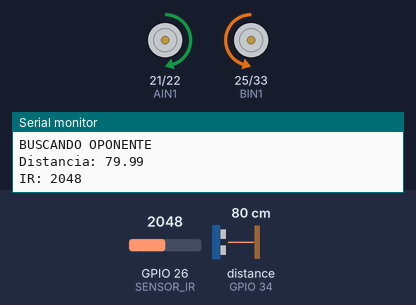
The sketch below on a simulated ESP32. Parts: motor-driver pin pairs drawn as motors (green arrow = first pin HIGH = forward, orange = second pin HIGH = backward, longer = more drive, scaled by the enable pin), the last lines printed to the serial monitor. Wiring (inferred from the names in the program): ultrasonic range finder: trigger GPIO 18; echo GPIO 34. The test bench sets the inputs (shaded band); at power-on: GPIO 26 (SENSOR_IR) = 2048, distance to the obstacle (sensor on GPIO 34) 80 cm (analog values on the 0–4095 scale). The echo pulse lasts 58.3 µs per cm.

Above: at 4.2 s.
4.3 s: GPIO 26 (SENSOR_IR) set to 1799
5.8 s: GPIO 26 (SENSOR_IR) set to 1702
At 6.4 s:
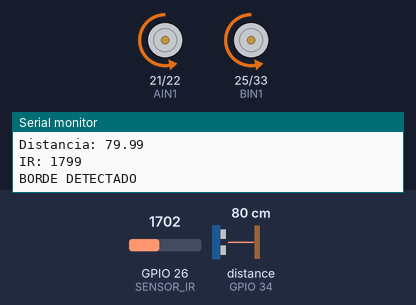
At 7.22 s:
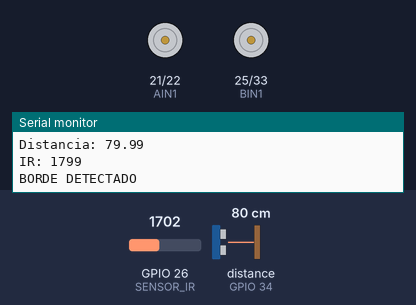
Timing chart, 0 to 14.8 s (numbered marks = the images above; inputs shaded):
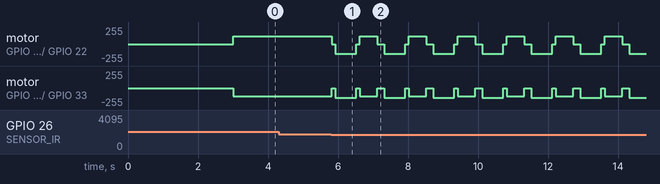

The sketch:

mini_sumo_esp32_v1.ino
```cpp
/*
  TINKERFY - AUTONOMOUS MINI SUMO
  Firmware v1.0 - Autonomous Navigation
  ESP32 + TB6612FNG + HC-SR04 + TCRT5000

  Tested behavior reported by user:
  - Search for opponents by turning right
  - Attack when an opponent is within 30 cm
  - Reverse and turn when the white boundary is detected

  TB6612 STBY is connected directly to logic supply.
  The HC-SR04 ECHO must be reduced to 3.3 V before reaching ESP32.
*/

// MOTOR A
int AIN1 = 21;
int AIN2 = 22;
int PWMA = 23;

// MOTOR B
int BIN1 = 25;
int BIN2 = 33;
int PWMB = 32;

// SENSOR ULTRASONICO
int TRIG = 18;
int ECHO = 34;

// SENSOR INFRARROJO
int SENSOR_IR = 26;

// CONFIGURACION
int umbralIR = 1750;
int distanciaAtaque = 30;

int velocidadAtaque = 180;
int velocidadGiro = 120;
int velocidadRetroceso = 150;

// VARIABLES
int valorIR = 0;
float distancia = 0;
long duracion = 0;

// MOVIMIENTOS

void detener() {
  ledcWrite(PWMA, 0);
  ledcWrite(PWMB, 0);

  digitalWrite(AIN1, LOW);
  digitalWrite(AIN2, LOW);
  digitalWrite(BIN1, LOW);
  digitalWrite(BIN2, LOW);
}

void avanzar() {
  digitalWrite(AIN1, HIGH);
  digitalWrite(AIN2, LOW);

  digitalWrite(BIN1, HIGH);
  digitalWrite(BIN2, LOW);

  ledcWrite(PWMA, velocidadAtaque);
  ledcWrite(PWMB, velocidadAtaque);
}

void retroceder() {
  digitalWrite(AIN1, LOW);
  digitalWrite(AIN2, HIGH);

  digitalWrite(BIN1, LOW);
  digitalWrite(BIN2, HIGH);

  ledcWrite(PWMA, velocidadRetroceso);
  ledcWrite(PWMB, velocidadRetroceso);
}

void girarDerecha() {
  digitalWrite(AIN1, HIGH);
  digitalWrite(AIN2, LOW);

  digitalWrite(BIN1, LOW);
  digitalWrite(BIN2, HIGH);

  ledcWrite(PWMA, velocidadGiro);
  ledcWrite(PWMB, velocidadGiro);
}

void setup() {
  Serial.begin(115200);

  // MOTORES
  pinMode(AIN1, OUTPUT);
  pinMode(AIN2, OUTPUT);
  pinMode(BIN1, OUTPUT);
  pinMode(BIN2, OUTPUT);

  ledcAttach(PWMA, 1000, 8);
  ledcAttach(PWMB, 1000, 8);

  // ULTRASONICO
  pinMode(TRIG, OUTPUT);
  pinMode(ECHO, INPUT);
  digitalWrite(TRIG, LOW);

  // INFRARROJO
  analogReadResolution(12);

  detener();

  Serial.println("TINKERFY - MINI SUMO");
  Serial.println("INICIANDO...");

  delay(3000);
}

void loop() {
  // 1. VERIFICAR BORDE BLANCO
  valorIR = analogRead(SENSOR_IR);

  if (valorIR < umbralIR) {
    Serial.println("BORDE DETECTADO");

    detener();
    delay(100);

    retroceder();
    delay(600);

    detener();
    delay(100);

    girarDerecha();
    delay(500);

    detener();
    delay(100);

    return;
  }

  // 2. MEDIR DISTANCIA
  digitalWrite(TRIG, LOW);
  delayMicroseconds(2);

  digitalWrite(TRIG, HIGH);
  delayMicroseconds(10);
  digitalWrite(TRIG, LOW);

  duracion = pulseIn(ECHO, HIGH, 30000);

  if (duracion == 0) {
    distancia = -1;
  } else {
    distancia = duracion * 0.0343 / 2;
  }

  // 3. BUSCAR O ATACAR
  if (distancia >= 2 && distancia <= distanciaAtaque) {
    Serial.println("OPONENTE DETECTADO");
    avanzar();
  } else {
    Serial.println("BUSCANDO OPONENTE");
    girarDerecha();
  }

  Serial.print("Distancia: ");
  Serial.println(distancia);

  Serial.print("IR: ");
  Serial.println(valorIR);

  delay(60);
}
```

Measured:
- the behaviour switches between 1750 and 1749 on GPIO 26 (SENSOR_IR) (found by bisection; images 0 and 1)
